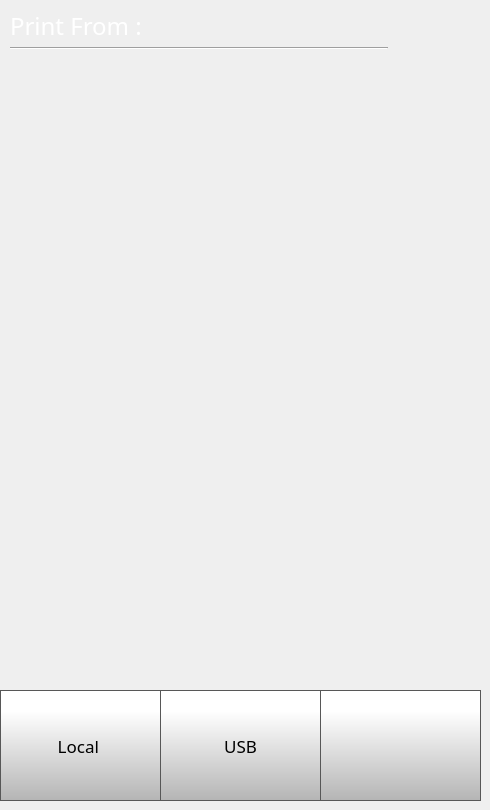
    <widget class="QWidget" name="printLocationPage">
     <widget class="QPushButton" name="fromUsbButton">
      <property name="geometry">
       <rect>
        <x>160</x>
        <y>690</y>
        <width>161</width>
        <height>111</height>
       </rect>
      </property>
      <property name="font">
       <font>
        <family>Gotham</family>
        <pointsize>13</pointsize>
       </font>
      </property>
      <property name="styleSheet">
       <string notr="true">QPushButton {
     border: 1px solid rgb(87, 87, 87);
	background-color: qlineargradient(spread:pad, x1:0, y1:1, x2:0, y2:0.188, stop:0 rgba(180, 180, 180, 255), stop:1 rgba(255, 255, 255, 255));



}

QPushButton:pressed {
    background-color: qlineargradient(x1: 0, y1: 0, x2: 0, y2: 1,
                                      stop: 0 #dadbde, stop: 1 #f6f7fa);
}

QPushButton:flat {
    border: none; /* no border for a flat push button */
}

QPushButton:default {
    border-color: navy; /* make the default button prominent */
}</string>
      </property>
      <property name="text">
       <string>USB</string>
      </property>
      <property name="icon">
       <iconset>
        <normaloff>templates/img/usb.png</normaloff>templates/img/usb.png</iconset>
      </property>
      <property name="iconSize">
       <size>
        <width>40</width>
        <height>40</height>
       </size>
      </property>
     </widget>
     <widget class="QLabel" name="printFromLabel">
      <property name="geometry">
       <rect>
        <x>10</x>
        <y>10</y>
        <width>231</width>
        <height>31</height>
       </rect>
      </property>
      <property name="font">
       <font>
        <family>Gotham</family>
        <pointsize>18</pointsize>
        <weight>50</weight>
        <bold>false</bold>
       </font>
      </property>
      <property name="styleSheet">
       <string notr="true">color: rgb(255, 255, 255);</string>
      </property>
      <property name="text">
       <string>Print From :</string>
      </property>
     </widget>
     <widget class="QPushButton" name="printLocationScreenBackButton">
      <property name="geometry">
       <rect>
        <x>320</x>
        <y>690</y>
        <width>161</width>
        <height>111</height>
       </rect>
      </property>
      <property name="minimumSize">
       <size>
        <width>0</width>
        <height>0</height>
       </size>
      </property>
      <property name="font">
       <font>
        <family>Gotham Light</family>
        <pointsize>9</pointsize>
       </font>
      </property>
      <property name="styleSheet">
       <string notr="true">QPushButton {
     border: 1px solid rgb(87, 87, 87);
	background-color: qlineargradient(spread:pad, x1:0, y1:1, x2:0, y2:0.188, stop:0 rgba(180, 180, 180, 255), stop:1 rgba(255, 255, 255, 255));


}

QPushButton:pressed {
    background-color: qlineargradient(x1: 0, y1: 0, x2: 0, y2: 1,
                                      stop: 0 #dadbde, stop: 1 #f6f7fa);
}

QPushButton:flat {
    border: none; /* no border for a flat push button */
}

QPushButton:default {
    border-color: navy; /* make the default button prominent */
}</string>
      </property>
      <property name="text">
       <string/>
      </property>
      <property name="icon">
       <iconset>
        <normaloff>templates/img/arrows-4.png</normaloff>templates/img/arrows-4.png</iconset>
      </property>
      <property name="iconSize">
       <size>
        <width>50</width>
        <height>50</height>
       </size>
      </property>
      <property name="checkable">
       <bool>false</bool>
      </property>
      <property name="autoDefault">
       <bool>false</bool>
      </property>
      <property name="default">
       <bool>false</bool>
      </property>
      <property name="flat">
       <bool>false</bool>
      </property>
     </widget>
     <widget class="QPushButton" name="fromLocalButton">
      <property name="geometry">
       <rect>
        <x>0</x>
        <y>690</y>
        <width>161</width>
        <height>111</height>
       </rect>
      </property>
      <property name="font">
       <font>
        <family>Gotham</family>
        <pointsize>13</pointsize>
       </font>
      </property>
      <property name="styleSheet">
       <string notr="true">QPushButton {
     border: 1px solid rgb(87, 87, 87);
	background-color: qlineargradient(spread:pad, x1:0, y1:1, x2:0, y2:0.188, stop:0 rgba(180, 180, 180, 255), stop:1 rgba(255, 255, 255, 255));



}

QPushButton:pressed {
    background-color: qlineargradient(x1: 0, y1: 0, x2: 0, y2: 1,
                                      stop: 0 #dadbde, stop: 1 #f6f7fa);
}

QPushButton:flat {
    border: none; /* no border for a flat push button */
}

QPushButton:default {
    border-color: navy; /* make the default button prominent */
}</string>
      </property>
      <property name="text">
       <string>Local </string>
      </property>
      <property name="icon">
       <iconset>
        <normaloff>templates/img/folder.png</normaloff>templates/img/folder.png</iconset>
      </property>
      <property name="iconSize">
       <size>
        <width>40</width>
        <height>40</height>
       </size>
      </property>
     </widget>
     <widget class="Line" name="line_14">
      <property name="geometry">
       <rect>
        <x>10</x>
        <y>40</y>
        <width>378</width>
        <height>17</height>
       </rect>
      </property>
      <property name="orientation">
       <enum>Qt::Horizontal</enum>
      </property>
     </widget>
    </widget>
